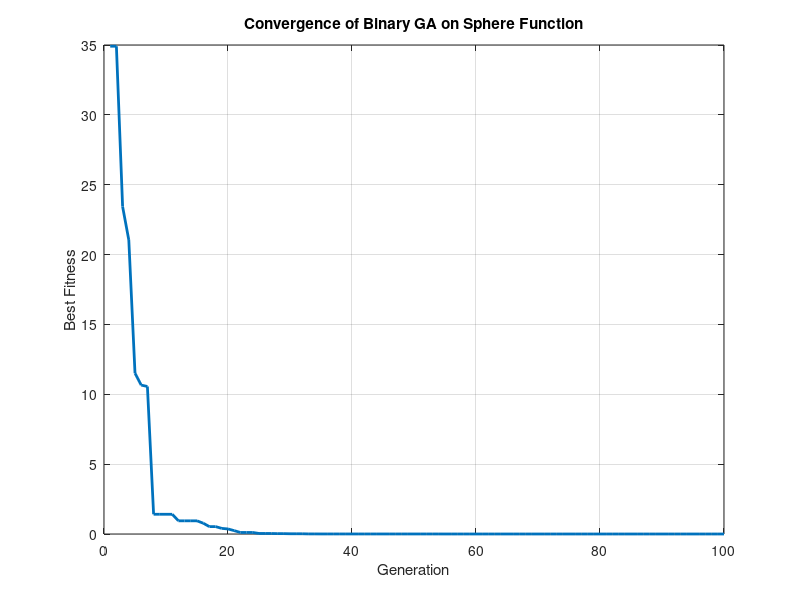

Write the MATLAB code that produced this figure.
function binaryGA_sphere()
    % Parameters
    nVars = 4;          % Number of variables (dimension)
    popSize = 50;       % Population size
    maxGen = 100;       % Maximum generations
    pc = 0.8;           % Crossover probability
    pm = 0.01;          % Mutation probability per bit
    bitLength = 20;     % Bits per variable
    range = [-10, 10];  % Search range for each variable
    
    % Initialize population
    pop = randi([0 1], popSize, nVars*bitLength);
    
    % Store best fitness per generation
    bestFitness = zeros(maxGen, 1);
    
    % Main GA loop
    for gen = 1:maxGen
        % Decode and evaluate fitness
        fitness = evaluatePopulation(pop, bitLength, range);
        
        % Store best fitness
        bestFitness(gen) = min(fitness);
        
        % Selection (Tournament selection)
        parents = tournamentSelection(pop, fitness, popSize);
        
        % Crossover (Single-point crossover)
        offspring = crossover(parents, pc, bitLength);
        
        % Mutation (Bit-flip mutation)
        offspring = mutation(offspring, pm);
        
        % Elitism: Keep best individual
        [~, bestIdx] = min(fitness);
        offspring(1,:) = pop(bestIdx,:);
        
        % Update population
        pop = offspring;
    end
    
    % Final evaluation
    fitness = evaluatePopulation(pop, bitLength, range);
    [bestFit, bestIdx] = min(fitness);
    bestInd = pop(bestIdx,:);
    bestVars = binaryToReal(bestInd, bitLength, range);
    
    % Display results
    fprintf('Best solution found:\n');
    fprintf('x = [');
    fprintf('%f ', bestVars);
    fprintf(']\n');
    fprintf('f(x) = %f\n', bestFit);
    
    % Plot convergence
    figure;
    plot(1:maxGen, bestFitness, 'LineWidth', 2);
    xlabel('Generation');
    ylabel('Best Fitness');
    title('Convergence of Binary GA on Sphere Function');
    grid on;
end

function fitness = evaluatePopulation(pop, bitLength, range)
    popSize = size(pop, 1);
    nVars = size(pop, 2)/bitLength;
    fitness = zeros(popSize, 1);
    
    for i = 1:popSize
        % Convert binary to real values
        vars = binaryToReal(pop(i,:), bitLength, range);
        
        % Evaluate Sphere function
        fitness(i) = sum(vars.^2);
    end
end

function realVars = binaryToReal(binaryStr, bitLength, range)
    nVars = length(binaryStr)/bitLength;
    realVars = zeros(1, nVars);
    
    for i = 1:nVars
        % Extract bits for this variable
        bits = binaryStr((i-1)*bitLength+1 : i*bitLength);
        
        % Convert binary string to decimal integer
        intVal = bin2dec(num2str(bits));
        
        % Map to real value in specified range
        realVars(i) = range(1) + intVal*(range(2)-range(1))/(2^bitLength-1);
    end
end

function parents = tournamentSelection(pop, fitness, popSize)
    parents = zeros(size(pop));
    tournamentSize = 2; % Tournament size
    
    for i = 1:popSize
        % Randomly select tournament participants
        contestants = randperm(popSize, tournamentSize);
        
        % Find the best one
        [~, bestIdx] = min(fitness(contestants));
        parents(i,:) = pop(contestants(bestIdx),:);
    end
end

function offspring = crossover(parents, pc, bitLength)
    offspring = parents;
    nVars = size(parents, 2)/bitLength;
    
    for i = 1:2:size(parents,1)-1
        if rand < pc
            % Select crossover point (between variables)
            xPoint = randi([1 nVars-1])*bitLength;
            
            % Perform crossover
            offspring(i,:) = [parents(i,1:xPoint), parents(i+1,xPoint+1:end)];
            offspring(i+1,:) = [parents(i+1,1:xPoint), parents(i,xPoint+1:end)];
        end
    end
end

function offspring = mutation(offspring, pm)
    % Flip bits with probability pm
    mutationMask = rand(size(offspring)) < pm;
    offspring = xor(offspring, mutationMask);
end